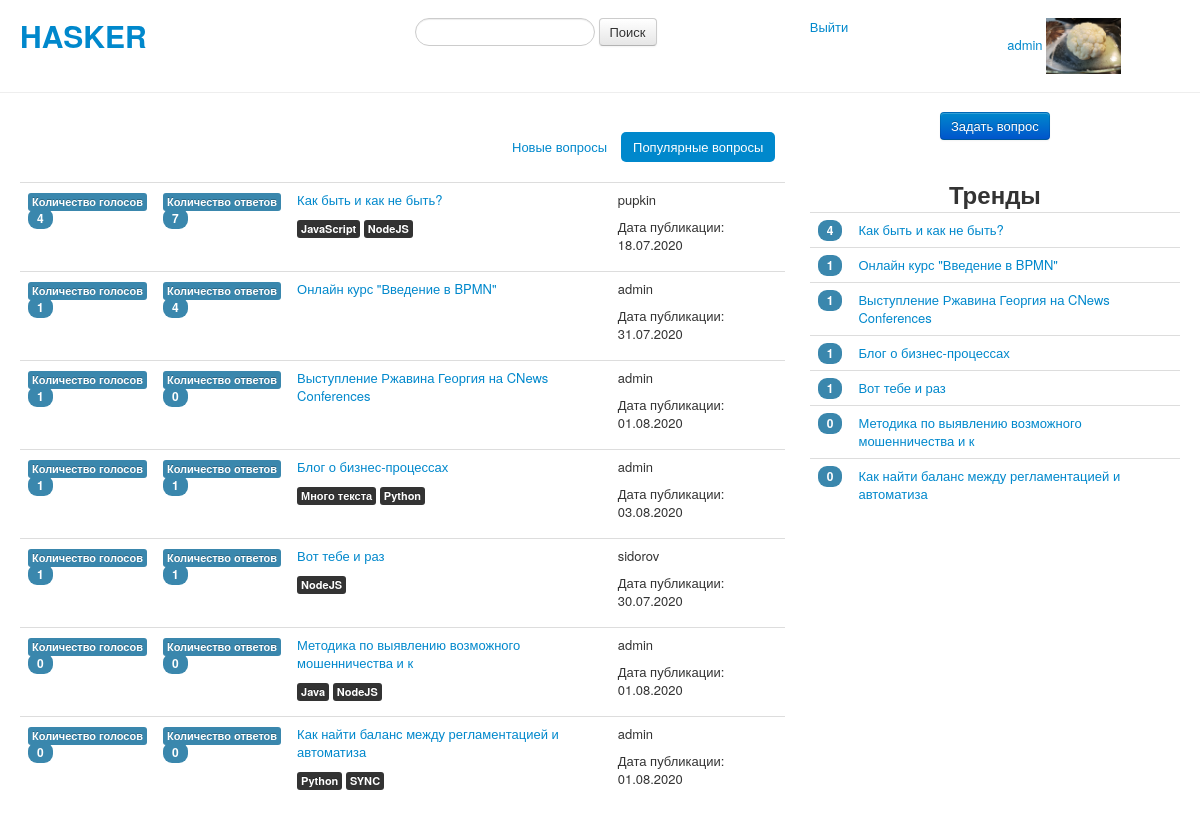
The app's page / (signed in), older data.
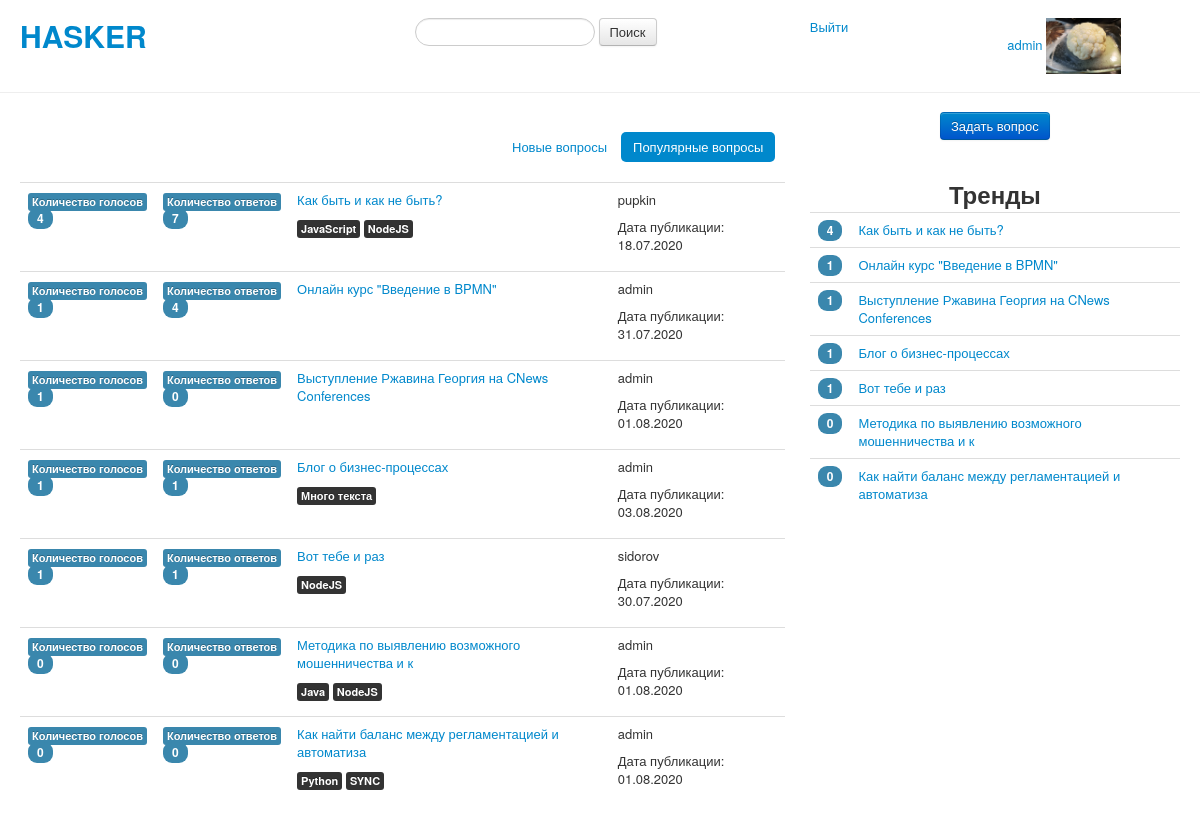
The same page, newer data.
### questions/models.py (models this page shows, shortened)
class Questions(models.Model):
    class Meta:
        verbose_name = 'Question'
        verbose_name_plural = 'Questions'
    title = models.CharField(max_length=50, verbose_name='Заголовок')
    body = models.TextField(verbose_name='Текст вопроса')
    author = models.ForeignKey(
        User,
        on_delete=models.DO_NOTHING
    )
    create_date = models.DateTimeField(auto_now_add=True)
    tags = models.ManyToManyField(Tags)

class Tags(models.Model):
    class Meta:
        verbose_name = 'Tag'
        verbose_name_plural = 'Tags'
    name = models.CharField(max_length=50)

### questions/views.py (the view)
# urls.py: path('', IndexView.as_view(), name='index'),
class IndexView(ListView):
    model = Questions
    template_name = 'questions/index.html'
    paginate_by = 20
    def get_context_data(self, *args, **kwargs):
        context = super().get_context_data(*args, **kwargs)
        if self.request.user.is_authenticated:
            profile = UserProfile.objects.get(user=self.request.user)
            context['photo'] = profile.photo
        if self.request.session.get('order') == 'date':
            context['order_date'] = 'active'
        else:
            context['order_popular'] = 'active'
        tag = self.request.GET.get('tag')
        if tag:
            context['tag_value'] = f'tag:{tag}'
        get_trends(context)
        return context
    def get_queryset(self):
        if self.request.GET.get('order'):
            self.request.session['order'] = self.request.GET['order']
        elif self.request.session.get('order') is None:
            self.request.session['order'] = 'popular'
        if self.request.session.get('order') == 'date':
            order = '-create_date'
        elif self.request.session.get('order') == 'popular':
            order = '-count_votes'
        queryset = Questions.objects.annotate(
            count_votes=Count('questionvotes', distinct=True),
            count_answers=Count('answers', distinct=True)
        ).order_by(order)
        return queryset

### questions/views.py (called while the page is built)
def get_trends(context: dict):
    trends = Questions.objects.annotate(count=Count('questionvotes')).order_by('-count')[:20]
    context['trends'] = trends

### questions/Templates/questions/index.html (shortened to what this page needs)
{% extends 'base.html'%}
{% block leftbody %}
    <br>
    <div class="row">
      <div class="span4 offset6">
           <ul class="nav nav-pills">
              <li class="{{ order_date }}">
                <a href="{% url 'questions:index' %}?order=date">Новые вопросы</a>
              </li>
              <li class="{{ order_popular }}">
                  <a href="{% url 'questions:index' %}?order=popular">Популярные вопросы</a>
              </li>
          </ul>
      </div>
    </div>
    <table class="table">
      <tbody>
        {% for item in object_list %}
        <tr>
          <td>
              <span class="label label-info">Количество голосов</span><br>
              <span class="badge badge-info">{{ item.count_votes }}</span>
          </td>
          <td>
              <span class="label label-info">Количество ответов</span><br>
              <span class="badge badge-info">{{ item.count_answers }}</span>
          </td>
          <td>
              <p><a href="{% url 'questions:questionview' item.id %}">{{ item.title }}</a></p>
              {% for tag in item.tags.all %}
                  <span class="label label-inverse">{{ tag.name }}</span>
              {% endfor %}
          </td>
          <td>
              <p>{{ item.author.username }}</p>
              <p>Дата публикации: {{ item.create_date|date:"d.m.Y" }}</p>
          </td>
        </tr>
        {% endfor %}
      </tbody>
    </table>
{% endblock %}

### questions/templates/base.html (shortened to what this page needs)
<!DOCTYPE html>
<html lang="ru">
<head>
    {% load static %}
    <link href="{% static 'css/bootstrap-responsive.css' %}" rel="stylesheet">
    <link href="{% static 'css/bootstrap.css' %}" rel="stylesheet">
</head>
<body>
    <div class="container-fluid">
        <br>
        <div class="row-fluid">
            <div class="span4">
                <h1><a href="{% url 'questions:index' %}">HASKER</a></h1>
            </div>
            <div class="span4">
                <form class="form-search" method="POST" enctype="multipart/form-data" action="{% url 'questions:searchresult' %}">
                  <input type="text" class="input-medium search-query" name="search_string" value="{{ tag_value }}">
                  <button type="submit" class="btn">Поиск</button>
                </form>
            </div>
            <div class="span2">
                {% if user.is_authenticated %}
                  <a href="{% url 'registration:logout' %}">Выйти</a>
                {% else %}
                  <a href="{% url 'registration:login' %}">Войти</a>
                {% endif %}
            </div>
            <div class="span2">
                {% if user.is_authenticated %}
                    <a href="{% url 'registration:editprofile' %}">{{ user.username }}</a>
                    <img src="{{ photo.url }}" height="75" width="75">
                {% else %}
                    <form action="{% url 'registration:registration' %}">
                        <button class="btn btn-primary" type="submit">Зарегистрироваться</button>
                    </form>
                {% endif %}
            </div>
        </div>
    </div>
    <hr>
    <div class="container-fluid">
      <div class="row-fluid">
        <div class="span8">
            {% block leftbody %}
            {% endblock %}
        </div>
        <div class="span4">
        {% if user.is_authenticated %}
            <div class="pagination-centered">
                 <form action="{% url 'questions:createquestion' %}">
                        <button class="btn btn-primary" type="submit">Задать вопрос</button>
                 </form>
            </div>
        {% endif %}
            <br>
            <div class="pagination-centered">
                <h2>Тренды</h2>
            </div>
            <div>
                 <table class="table">
                    {% for trend in trends %}
                    <tr>
                        <td><span class="badge badge-info">{{ trend.count }}</span></td>
                        <td><a href="{% url 'questions:questionview' trend.id %}">{{ trend.title }}</a></td>
                    </tr>
                    {% endfor %}
                 </table>
            </div>
        </div>
      </div>
    </div>
</body>
</html>

Row changes from the older to the newer data that the page shows:
removed Tags: name "Python", shown under Questions "Блог о бизнес-процессах"
